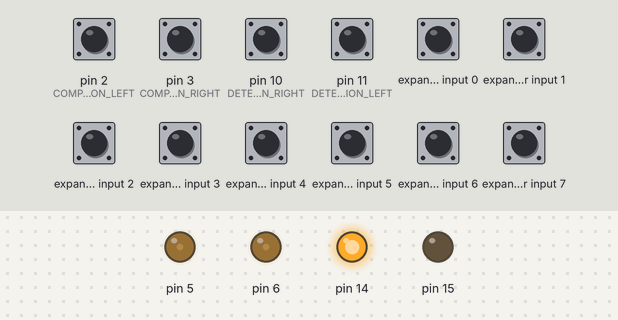
A sketch run on a simulated Arduino Uno, built with avr-gcc and run on an emulated ATmega328P. Parts: output pins drawn as LEDs (lit = HIGH). Wiring (inferred from the names in the program): PCF8574 port expander at I2C address 0x20. The test bench sets the inputs (shaded band); at power-on: expander input 0–7 HIGH, pin 2 (COMPENSATION_LEFT), pin 3 (COMPENSATION_RIGHT), pin 10 (DETECTION_RIGHT), pin 11 (DETECTION_LEFT) LOW.

Above: at 4.2 s.
4.3 s: pin 10 (DETECTION_RIGHT) pulled HIGH for 0.15 s
At 4.44 s:
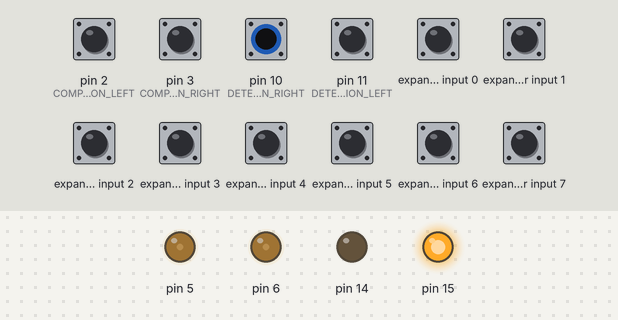
6.0 s: pin 2 (COMPENSATION_LEFT) pulled HIGH for 0.15 s
At 6.8 s:
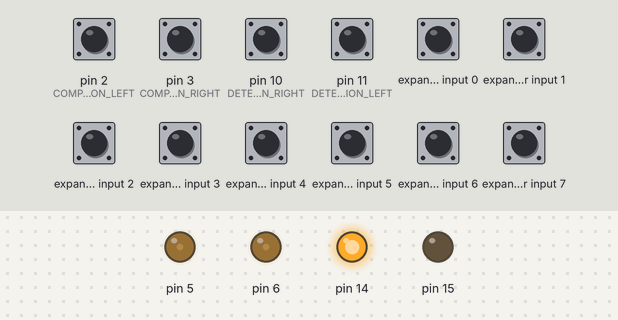
7.6 s: pin 3 (COMPENSATION_RIGHT) pulled HIGH for 0.15 s
At 8.1 s:
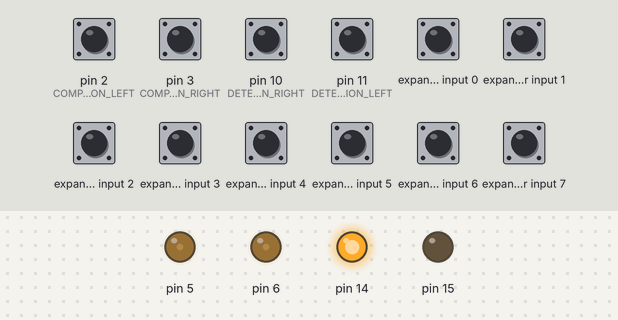
Timing chart, 0 to 10.6 s (numbered marks = the images above; inputs shaded):
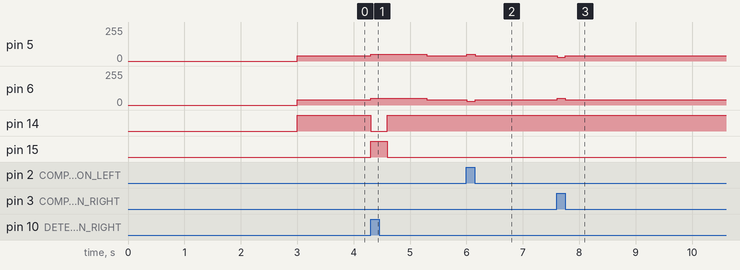

The sketch:

ms_traversing_old_method.ino
```cpp
//CONFIG

#include "mobility.h"

#define COMPENSATION_LEFT 2      // sensor for path trajectory compensation - pin
#define COMPENSATION_RIGHT 3     // sensor for path trajectory compensation - pin

#define DETECTION_FRONT A5      //DEPRECATED - SHARP PIN
#define DETECTION_LEFT 11       //Long-range binary IR sensor input pin - left side
#define DETECTION_RIGHT 10      //Long-range binary IR sensor input pin - right side


unsigned char found_left;
unsigned char found_straight;
unsigned char found_right;

unsigned char dir;

int left_speed = 40; // BASE 'POWER' DELIVERED TO THE LEFT MOTOR -> FOR COMPENSATION
int right_speed = 40; // BASE  'POWER' DELIVERED TO THE RIGHT MOTOR -> FOR COMPENSATION

int readout_left = 0;
int readout_right = 0;

char readout_bottom_left = 0;
char readout_bottom_right = 0;

int delay_value = 1000;
const int delta_speed = 10; //MAX DIFFERENCE IN POWER ON THE WHEELS
const int delta_compensation = 5; //ADD/SUBTRACT VALUE IN COMPENSATION ( < delta_speed)

int IR1 = 0; // LEFT IR SENSOR
int IR2 = 0; // FRONT IR SENSOR(S)
int IR3 = 0; // RIGHT IR SENSOR

/*
* compensator = path trajectory compensation sensor (triggered LOW if detected)
*/
int read_compensator_left(){
  return digitalRead(COMPENSATION_LEFT);
}


/*
* compensator = path trajectory compensation sensor (triggered LOW if detected; short range IR)
* -- right side
*/
int read_compensator_right(){
  return digitalRead(COMPENSATION_RIGHT);
}

/*
* compensator = path trajectory compensation sensor (triggered LOW if detected; short range IR)
* -- left side
*/
int read_detector_left(){
    return digitalRead(DETECTION_LEFT);
}


/*
* detector = corridor detection sensor (long range IR)
* --right side
*/
int read_detector_right(){
    return digitalRead(DETECTION_RIGHT);
}


/*
* compensator = path trajectory compensation sensor (triggered LOW if detected)
*/
int read_detector_front()
{
  if(read_infrared(false) == 'N') return 1; // if no sensor detects an obstacle, return 1
  else return 0;
}

void compensate() {
    //get readouts from the sensors
    readout_left = read_compensator_left();
    readout_right = read_compensator_right();
    readout_bottom_left = read_infrared(false);


    // do nothing if both sensors detect wall - for now xd
    if((readout_left == LOW) && (readout_right == LOW))
    {
      SetSpeeds(Speed, Speed);
      return;
    }

    // if detected wall from the left:
    if(readout_left == LOW)
    {
      // if the maximal allowed values do not exceed the constrains,
      // increase the power delivered to the left wheel,
      // while decreasing the power delivered to the right wheel.

      if(left_speed <(Speed+delta_speed)) left_speed += delta_compensation;
      if(right_speed >(Speed -delta_speed)) right_speed -= delta_compensation;
    }

    else if(readout_right == LOW) // if detected wall from the right:
    {
      // same thing, but increase right, decrease left
      if(left_speed >(Speed - delta_speed)) left_speed -= delta_compensation;
      if(right_speed <(Speed +delta_speed)) right_speed += delta_compensation;
    }

    else // if none of the sensors detect wall:
    {
      //set default speed
      left_speed = Speed;
      right_speed = Speed;
    }

    SetSpeeds(left_speed, right_speed);


}

void new_follow_segment(){
    m_forward();

    while (1)
    {
    compensate();

    if((read_detector_front() == 0) &&  (read_detector_left() == 0) && (read_detector_right() == 0))
    {
      delay(100);
      if( (read_lrange_binary_left() == 0) && (read_lrange_binary_right() == 0))
      {
        return;
      }

    }
    else if((read_lrange_binary_left() == 1) || (read_lrange_binary_right() == 1)) return;
  }
}


void setup()
{
  delay(3000);
  //Serial.begin(115200);

Speed = 40;

  Wire.begin();
  pinMode(PWMA, OUTPUT);
  pinMode(AIN2, OUTPUT);
  pinMode(AIN1, OUTPUT);
  pinMode(PWMB, OUTPUT);
  pinMode(AIN1, OUTPUT);
  pinMode(AIN2, OUTPUT);


  //Initialisation of the long-range sensors
  pinMode(LO_RNG_B_LEFT, INPUT);
  pinMode(LO_RNG_B_RIGHT, INPUT);

  SetSpeeds(0, 0);

    pinMode(DETECTION_LEFT, INPUT);
  pinMode(DETECTION_RIGHT, INPUT);
  pinMode(DETECTION_FRONT, INPUT);

  pinMode(COMPENSATION_LEFT, INPUT);
  pinMode(COMPENSATION_RIGHT, INPUT);

  //while (value != 0xEF) //wait button pressed
 //{
 // PCF8574Write(0x1F | PCF8574Read());
 // value = PCF8574Read() | 0xE0;
// }
  value = 0;
}

void loop()
{
  while (1)
  {
    new_follow_segment();  // exit if found an intersection
    m_stop();            // stop the robot

    // These variables record whether the robot has seen a line to the
    // left, straight ahead, and right, whil examining the current
    // intersection.
    found_left = 0;
    found_straight = 0;
    found_right = 0;

    if(read_detector_front() == 0) found_straight = 1;
    if(read_detector_left() == 0) found_left = 1;
    if(read_detector_right()== 0) found_right = 1;


    dir = m_select_turn(found_left, found_straight, found_right);

    // Make the m_turn indicated by the path.
    m_turn(dir);

    //Podjedz troche, żeby nie łapać poprzednich odczytów.
    SetSpeeds(50, 50);
    delay(700);


    // Store the intersection in the path variable.
    path[path_length] = dir;
    path_length++;

    // You should check to make sure that the path_length does not
    // exceed the bounds of the array.  We'll ignore that in this
    // example.

    // Simplify the learned path.
    simplify_path();
  }

  // Solved the maze!

  // Now enter an infinite loop - we can re-run the maze as many
  // times as we want to.
  while (1)
  {
    SetSpeeds(0, 0);

    //Serial.println("End !!!");

    delay(500);

    value = 0;
    while (value != 0xEF) //wait button pressed
    {
      PCF8574Write(0x1F | PCF8574Read());
      value = PCF8574Read() | 0xE0;
    }
    delay(1000);

    // Re-run the maze.  It's not necessary to identify the
    // intersections, so this loop is really simple.
    int i;
    for (i = 0; i < path_length; i++)
    {
      m_follow_segment();

      // Drive straight while slowing down, as before.
      SetSpeeds(30, 30);
      delay(40);
      SetSpeeds(30, 30);
      delay(150);

      // Make a m_turn according to the instruction stored in
      // path[i].
      m_turn(path[i]);
    }


    // Follow the last segment up to the finish.
    m_follow_segment();
    // Now we should be at the finish!  Restart the loop.
  }
}
```

Measured:
- after the input at 4.3 s, pin 5, pin 6: 40/255 → 50/255 at once, → 40/255 0.99 s later; pin 14: HIGH → LOW at once, → HIGH 0.29 s later; pin 15: LOW → HIGH at once, → LOW 0.29 s later
- after the input at 6.0 s, pin 5: 40/255 → 50/255 at once, → 40/255 0.15 s later; pin 6: 40/255 → 30/255 at once, → 40/255 0.15 s later
- after the input at 7.6 s, pin 5: 40/255 → 30/255 at once, → 40/255 0.15 s later; pin 6: 40/255 → 50/255 at once, → 40/255 0.15 s later
